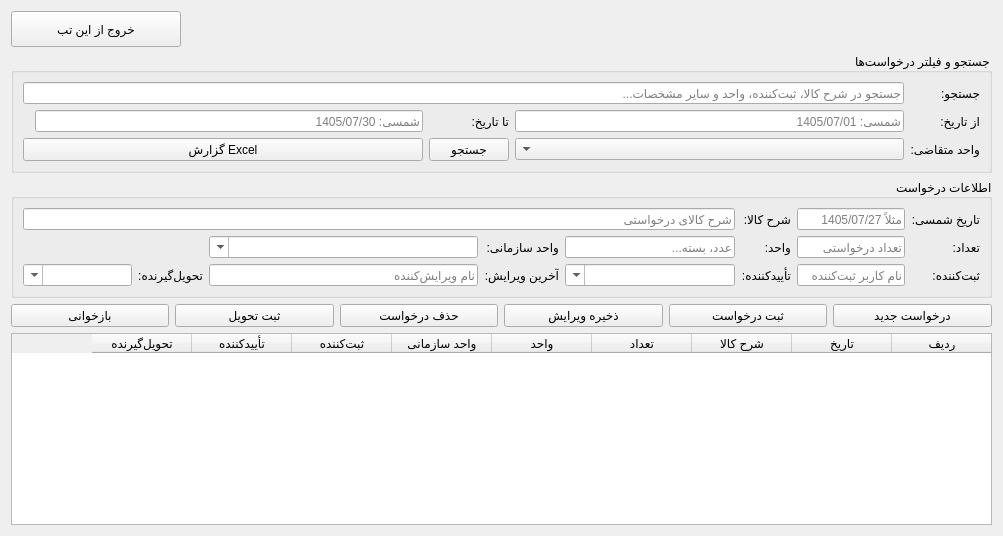
      <widget class="QWidget" name="tabMtoTahrir">
       <property name="layoutDirection">
        <enum>Qt::LayoutDirection::RightToLeft</enum>
       </property>
       <attribute name="title">
        <string>تقاضای لوازم‌التحریر</string>
       </attribute>
       <layout class="QVBoxLayout" name="verticalLayoutMtoTahrir">
        <item alignment="Qt::AlignmentFlag::AlignRight">
         <widget class="QPushButton" name="btnBackHomeMtoTahrir">
          <property name="text">
           <string>خروج از این تب</string>
          </property>
          <property name="minimumSize">
           <size>
            <width>170</width>
            <height>36</height>
           </size>
          </property>
         </widget>
        </item>
        <item>
         <widget class="QGroupBox" name="groupMtoTahrirFilters">
          <property name="title">
           <string>جستجو و فیلتر درخواست‌ها</string>
          </property>
          <layout class="QGridLayout" name="gridMtoTahrirFilters">
           <item row="0" column="0">
            <widget class="QLabel" name="lblMtoTahrirSearch">
             <property name="text">
              <string>جستجو:</string>
             </property>
            </widget>
           </item>
           <item row="0" column="1" colspan="5">
            <widget class="QLineEdit" name="txtMtoTahrirSearch">
             <property name="placeholderText">
              <string>جستجو در شرح کالا، ثبت‌کننده، واحد و سایر مشخصات...</string>
             </property>
            </widget>
           </item>
           <item row="1" column="0">
            <widget class="QLabel" name="lblMtoTahrirFromDate">
             <property name="text">
              <string>از تاریخ:</string>
             </property>
            </widget>
           </item>
           <item row="1" column="1">
            <widget class="QLineEdit" name="txtMtoTahrirFromDate">
             <property name="placeholderText">
              <string>شمسی: 1405/07/01</string>
             </property>
            </widget>
           </item>
           <item row="1" column="2">
            <widget class="QLabel" name="lblMtoTahrirToDate">
             <property name="text">
              <string>تا تاریخ:</string>
             </property>
            </widget>
           </item>
           <item row="1" column="3">
            <widget class="QLineEdit" name="txtMtoTahrirToDate">
             <property name="placeholderText">
              <string>شمسی: 1405/07/30</string>
             </property>
            </widget>
           </item>
           <item row="2" column="0">
            <widget class="QLabel" name="lblMtoTahrirFilterVahed">
             <property name="text">
              <string>واحد متقاضی:</string>
             </property>
            </widget>
           </item>
           <item row="2" column="1">
            <widget class="QComboBox" name="cmbMtoTahrirFilterVahed" />
           </item>
           <item row="2" column="2">
            <widget class="QPushButton" name="btnMtoTahrirSearch">
             <property name="text">
              <string>جستجو</string>
             </property>
            </widget>
           </item>
           <item row="2" column="3" colspan="3">
            <widget class="QPushButton" name="btnMtoTahrirExportExcel">
             <property name="toolTip">
              <string>خروجی Excel از نتایج فیلترشده به‌همراه خلاصه تعداد درخواست‌ها به تفکیک واحد</string>
             </property>
             <property name="text">
              <string>گزارش Excel</string>
             </property>
            </widget>
           </item>
          </layout>
         </widget>
        </item>
        <item>
         <widget class="QGroupBox" name="groupMtoTahrirInfo">
          <property name="title">
           <string>اطلاعات درخواست</string>
          </property>
          <layout class="QGridLayout" name="gridMtoTahrirInfo">
           <item row="0" column="0">
            <widget class="QLabel" name="lblMtoTahrirDate">
             <property name="text">
              <string>تاریخ شمسی:</string>
             </property>
            </widget>
           </item>
           <item row="0" column="1">
            <widget class="QLineEdit" name="txtMtoTahrirDate">
             <property name="placeholderText">
              <string>مثلاً 1405/07/27</string>
             </property>
            </widget>
           </item>
           <item row="0" column="2">
            <widget class="QLabel" name="lblMtoTahrirDescription">
             <property name="text">
              <string>شرح کالا:</string>
             </property>
            </widget>
           </item>
           <item row="0" column="3" colspan="5">
            <widget class="QLineEdit" name="txtMtoTahrirDescription">
             <property name="placeholderText">
              <string>شرح کالای درخواستی</string>
             </property>
            </widget>
           </item>
           <item row="1" column="0">
            <widget class="QLabel" name="lblMtoTahrirQty">
             <property name="text">
              <string>تعداد:</string>
             </property>
            </widget>
           </item>
           <item row="1" column="1">
            <widget class="QLineEdit" name="txtMtoTahrirQty">
             <property name="placeholderText">
              <string>تعداد درخواستی</string>
             </property>
            </widget>
           </item>
           <item row="1" column="2">
            <widget class="QLabel" name="lblMtoTahrirUnit">
             <property name="text">
              <string>واحد:</string>
             </property>
            </widget>
           </item>
           <item row="1" column="3">
            <widget class="QLineEdit" name="txtMtoTahrirUnit">
             <property name="placeholderText">
              <string>عدد، بسته...</string>
             </property>
            </widget>
           </item>
           <item row="1" column="4">
            <widget class="QLabel" name="lblMtoTahrirVahed">
             <property name="text">
              <string>واحد سازمانی:</string>
             </property>
            </widget>
           </item>
           <item row="1" column="5">
            <widget class="QComboBox" name="cmbMtoTahrirVahed">
             <property name="editable">
              <bool>true</bool>
             </property>
             <property name="insertPolicy">
              <enum>QComboBox::InsertPolicy::NoInsert</enum>
             </property>
             <property name="placeholderText">
              <string>واحد سازمانی؛ از فهرست انتخاب کنید یا بنویسید</string>
             </property>
            </widget>
           </item>
           <item row="2" column="0">
            <widget class="QLabel" name="lblMtoTahrirRecorder">
             <property name="text">
              <string>ثبت‌کننده:</string>
             </property>
            </widget>
           </item>
           <item row="2" column="1">
            <widget class="QLineEdit" name="txtMtoTahrirRecorder">
             <property name="placeholderText">
              <string>نام کاربر ثبت‌کننده</string>
             </property>
            </widget>
           </item>
           <item row="2" column="2">
            <widget class="QLabel" name="lblMtoTahrirTaeidkonandeh">
             <property name="text">
              <string>تأییدکننده:</string>
             </property>
            </widget>
           </item>
           <item row="2" column="3">
            <widget class="QComboBox" name="cmbMtoTahrirTaeidkonandeh">
             <property name="editable">
              <bool>true</bool>
             </property>
             <property name="insertPolicy">
              <enum>QComboBox::InsertPolicy::NoInsert</enum>
             </property>
             <property name="placeholderText">
              <string>تأییدکننده؛ انتخاب یا ورود نام</string>
             </property>
            </widget>
           </item>
           <item row="2" column="4">
            <widget class="QLabel" name="lblMtoTahrirEditor">
             <property name="text">
              <string>آخرین ویرایش:</string>
             </property>
            </widget>
           </item>
           <item row="2" column="5">
            <widget class="QLineEdit" name="txtMtoTahrirEditor">
             <property name="placeholderText">
              <string>نام ویرایش‌کننده</string>
             </property>
            </widget>
           </item>
           <item row="2" column="6">
            <widget class="QLabel" name="lblMtoTahrirTahvilGirandeh">
             <property name="text">
              <string>تحویل‌گیرنده:</string>
             </property>
            </widget>
           </item>
           <item row="2" column="7">
            <widget class="QComboBox" name="cmbMtoTahrirTahvilgirandeh">
             <property name="editable">
              <bool>true</bool>
             </property>
             <property name="insertPolicy">
              <enum>QComboBox::InsertPolicy::NoInsert</enum>
             </property>
             <property name="placeholderText">
              <string>نام تحویل‌گیرنده</string>
             </property>
            </widget>
           </item>
          </layout>
         </widget>
        </item>
        <item>
         <layout class="QHBoxLayout" name="horizontalLayoutMtoTahrirActions">
          <item>
           <widget class="QPushButton" name="btnMtoTahrirNew">
            <property name="text">
             <string>درخواست جدید</string>
            </property>
           </widget>
          </item>
          <item>
           <widget class="QPushButton" name="btnMtoTahrirSave">
            <property name="text">
             <string>ثبت درخواست</string>
            </property>
           </widget>
          </item>
          <item>
           <widget class="QPushButton" name="btnMtoTahrirEdit">
            <property name="text">
             <string>ذخیره ویرایش</string>
            </property>
           </widget>
          </item>
          <item>
           <widget class="QPushButton" name="btnMtoTahrirDelete">
            <property name="text">
             <string>حذف درخواست</string>
            </property>
           </widget>
          </item>
          <item>
           <widget class="QPushButton" name="btnMtoTahrirDeliver">
            <property name="text">
             <string>ثبت تحویل</string>
            </property>
           </widget>
          </item>
          <item>
           <widget class="QPushButton" name="btnMtoTahrirRefresh">
            <property name="text">
             <string>بازخوانی</string>
            </property>
           </widget>
          </item>
         </layout>
        </item>
        <item>
         <widget class="QTableWidget" name="tblMtoTahrirList">
          <property name="columnCount">
           <number>9</number>
          </property>
          <property name="rowCount">
           <number>0</number>
          </property>
          <column>
           <property name="text">
            <string>ردیف</string>
           </property>
          </column>
          <column>
           <property name="text">
            <string>تاریخ</string>
           </property>
          </column>
          <column>
           <property name="text">
            <string>شرح کالا</string>
           </property>
          </column>
          <column>
           <property name="text">
            <string>تعداد</string>
           </property>
          </column>
          <column>
           <property name="text">
            <string>واحد</string>
           </property>
          </column>
          <column>
           <property name="text">
            <string>واحد سازمانی</string>
           </property>
          </column>
          <column>
           <property name="text">
            <string>ثبت‌کننده</string>
           </property>
          </column>
          <column>
           <property name="text">
            <string>تأییدکننده</string>
           </property>
          </column>
          <column>
           <property name="text">
            <string>تحویل‌گیرنده</string>
           </property>
          </column>
         </widget>
        </item>
       </layout>
      </widget>
